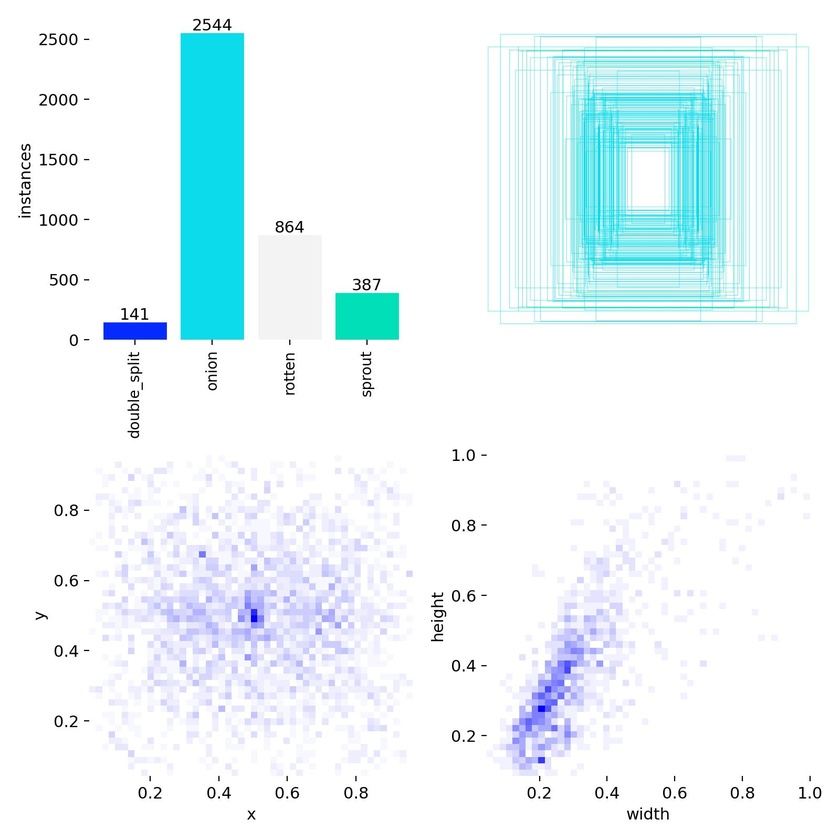
#> input picture backend/model/onion_precision_model_V2/labels.jpg, 840 x 840 px, shrunk from 1600 x 1600 before the run
$ python audit_inspector.py --dataset-dir ../../backend/model/onion_precision_model_V2
#> lines starting #> are read from the running program, lines starting #| are printed output that depends on the picture; after the words box and inside, x2 and y2 are one past the last pixel; in counts of white or black regions, pixels touching at a corner belong together
"""Audit Inspector for Dataset Quality & Annotation Verification.

Renders sample images with overlaid masks/bounding boxes to spot-check ~50 images per dataset.
Verifies annotation tightness, defect coverage (whole-bulb vs regional), and class distributions.
Ref: Dataset Plan.md §3 and §5.
"""

from __future__ import annotations

import argparse
from pathlib import Path
import cv2
import numpy as np


CLASS_MAP_D2A = {
    # 22 classes remapped to the 4 locked classes (healthy, sprouted, rotten, mechanical_damage)
    "onion": "healthy",
    "healthy": "healthy",
    "rotten": "rotten",
    "sprouted": "sprouted",
    "sprouted-rotten": "rotten",  # Priority: rot > sprout > damage
    "sprouted-cuts": "sprouted",
    "sprouted-discoloured": "sprouted",
    "sprouted-blacksmutinfected": "sprouted",
    "sprouted-rooting": "sprouted",
    "cuts": "mechanical_damage",
    "blackmutinfected-cuts": "mechanical_damage",
    "rooted": "sprouted",  # Subject to visual check
    "rooting": "sprouted",
    "Discoloured": "discoloured_non_classifier",
    "discoloured": "discoloured_non_classifier",
    "stem": "drop_part_label",
    "blackmutinfected": "excluded_disease",
    "blacksmutinfected": "excluded_disease",
}


def render_yolo_sample(image_path: Path, label_path: Path, class_names: list[str]) -> np.ndarray:
    """Draws YOLO bounding boxes or polygon masks on an image."""
    img = cv2.imread(str(image_path))
#> img is the input picture: shape (840, 840, 3); mean B, G, R 250.3, 247.1, 234.6
    if img is None:
        raise ValueError(f"Could not load image: {image_path}")

    h, w = img.shape[:2]
#> h = 840; w = 840
    if not label_path.exists():
        cv2.putText(img, "No Label File", (20, 40), cv2.FONT_HERSHEY_SIMPLEX, 1.0, (0, 0, 255), 2)
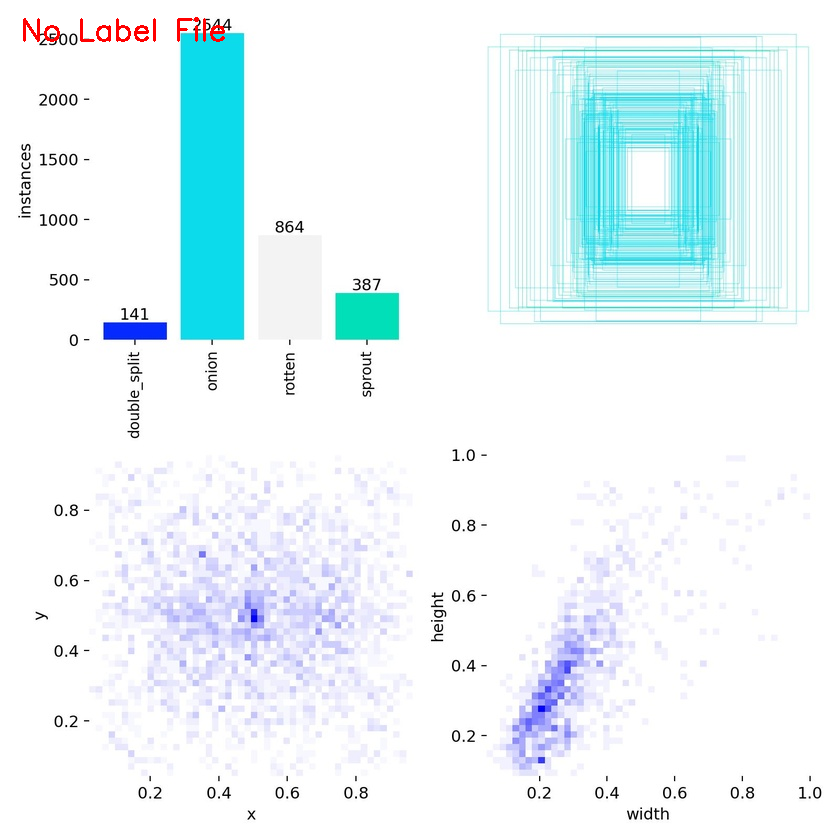
#> img: shape (840, 840, 3); 0.19% of pixels changed, all inside (x1, y1, x2, y2) = (23, 17, 225, 42)
        return img

    with open(label_path, "r") as f:
        lines = f.readlines()

    for line in lines:
        parts = line.strip().split()
        if len(parts) < 5:
            continue

        cls_id = int(parts[0])
        cls_name = class_names[cls_id] if cls_id < len(class_names) else f"cls_{cls_id}"

        if len(parts) == 5:
            # Bounding box: class cx cy w h (normalized)
            cx, cy, bw, bh = map(float, parts[1:5])
            x1 = int((cx - bw / 2.0) * w)
            y1 = int((cy - bh / 2.0) * h)
            x2 = int((cx + bw / 2.0) * w)
            y2 = int((cy + bh / 2.0) * h)

            cv2.rectangle(img, (x1, y1), (x2, y2), (0, 255, 0), 2)
            cv2.putText(img, cls_name, (x1, max(20, y1 - 5)), cv2.FONT_HERSHEY_SIMPLEX, 0.6, (0, 255, 0), 2)

        elif len(parts) > 5:
            # Polygon mask: class x1 y1 x2 y2 ...
            coords = np.array([float(x) for x in parts[1:]]).reshape(-1, 2)
            pts = (coords * np.array([w, h])).astype(np.int32)
            cv2.polylines(img, [pts], isClosed=True, color=(0, 255, 255), thickness=2)
            cv2.putText(img, cls_name, tuple(pts[0]), cv2.FONT_HERSHEY_SIMPLEX, 0.6, (0, 255, 255), 2)

    return img


def audit_dataset_folder(
    dataset_dir: Path | str,
    output_dir: Path | str,
    max_samples: int = 50,
    class_names: list[str] | None = None,
) -> int:
    """Audits up to max_samples images from a dataset directory and outputs rendered verification images."""
    src = Path(dataset_dir)
    out = Path(output_dir)
    out.mkdir(parents=True, exist_ok=True)

    img_extensions = {".jpg", ".jpeg", ".png"}
    images = [p for p in src.rglob("*") if p.suffix.lower() in img_extensions][:max_samples]

    classes = class_names or ["onion"]
    saved_count = 0

    for idx, img_p in enumerate(images):
        # YOLO format label is typically .txt in parallel labels/ directory or same directory
        lbl_p = img_p.with_suffix(".txt")
        if not lbl_p.exists():
            lbl_alt = img_p.parents[1] / "labels" / f"{img_p.stem}.txt"
            if lbl_alt.exists():
                lbl_p = lbl_alt

        try:
            rendered = render_yolo_sample(img_p, lbl_p, classes)
            out_path = out / f"audit_{idx:03d}_{img_p.stem}.jpg"
            cv2.imwrite(str(out_path), rendered)
            saved_count += 1
        except Exception as e:
            print(f"Failed rendering {img_p}: {e}")

    print(f"Audited and rendered {saved_count} inspection images in {out}")
    return saved_count


if __name__ == "__main__":
    parser = argparse.ArgumentParser(description="Audit and spot-check dataset annotations")
    parser.add_argument("--dataset-dir", type=str, required=True, help="Path to dataset")
    parser.add_argument("--output-dir", type=str, default="data/audit_samples", help="Output directory")
    parser.add_argument("--samples", type=int, default=50, help="Number of samples to audit")
    args = parser.parse_args()

    audit_dataset_folder(args.dataset_dir, args.output_dir, args.samples)
